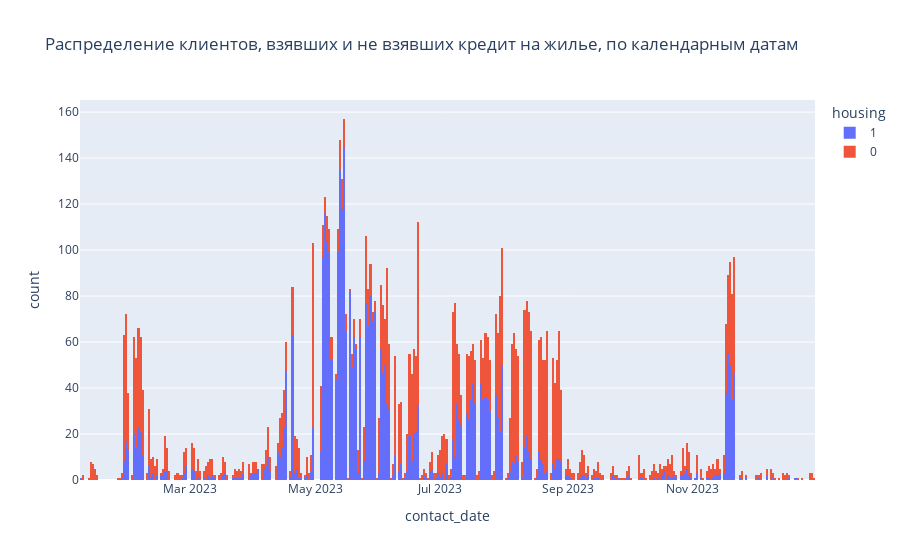

Here is the notebook cell this chart was saved with:
### Markdown cell above
Видно, что с 4 мая по 4 июля у большинства контактов тип `unknown`.\
Скорее всего это связано с особенностями работы банка в этот период.

### Code cell
fig3 = px.histogram(
    data_newbies, 
    x='contact_date', 
    color='housing', 
    nbins=365,
    title='Распределение клиентов, взявших и не взявших кредит на жилье, по календарным датам', 
)
fig3.show()

### Figure 1 — Plotly figure (JSON) as saved in the notebook; plotly's stock layout.template omitted (floating-point values rounded to 4 significant figures; data arrays with more than 128 entries replaced by an {"elided": "..."} marker saying what was removed)
{"data": [{"alignmentgroup": "True", "bingroup": "x", "hovertemplate": "housing=1<br>contact_date=%{x}<br>count=%{y}<extra></extra>", "legendgroup": "1", "marker": {"color": "#636efa", "pattern": {"shape": ""}}, "name": "1", "nbinsx": 365, "offsetgroup": "1", "orientation": "v", "showlegend": true, "type": "histogram", "x": {"elided": "3654 str values"}, "xaxis": "x", "yaxis": "y"}, {"alignmentgroup": "True", "bingroup": "x", "hovertemplate": "housing=0<br>contact_date=%{x}<br>count=%{y}<extra></extra>", "legendgroup": "0", "marker": {"color": "#EF553B", "pattern": {"shape": ""}}, "name": "0", "nbinsx": 365, "offsetgroup": "0", "orientation": "v", "showlegend": true, "type": "histogram", "x": {"elided": "3845 str values"}, "xaxis": "x", "yaxis": "y"}], "layout": {"barmode": "relative", "legend": {"title": {"text": "housing"}, "tracegroupgap": 0}, "title": {"text": "Распределение клиентов, взявших и не взявших кредит на жилье, по календарным датам"}, "xaxis": {"anchor": "y", "domain": [0, 1], "title": {"text": "contact_date"}}, "yaxis": {"anchor": "x", "domain": [0, 1], "title": {"text": "count"}}}}
